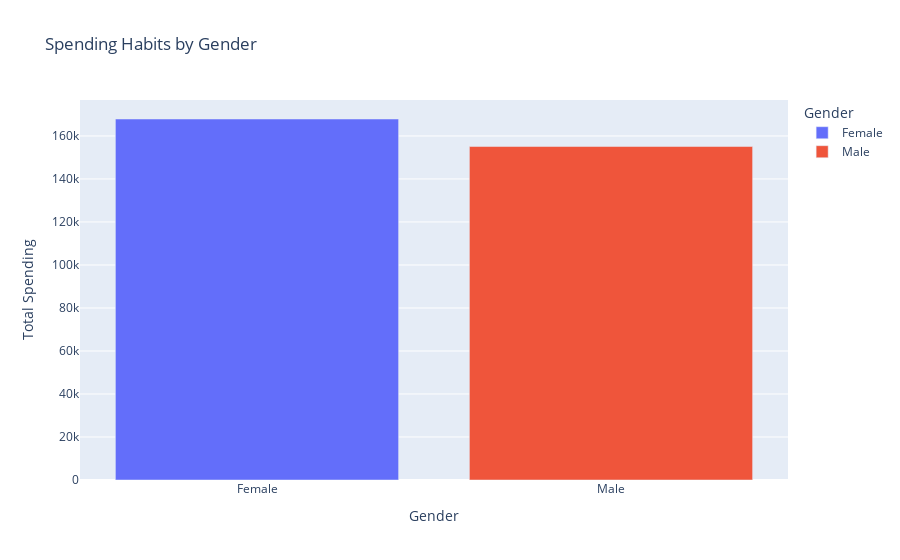

The notebook cell this image was saved under:
### Code cell
nlp_query = "Is there a difference in spending habits between male and female customers?"
part_A, part_B = split()
Cout = function3()

### Figure 1 — Plotly figure (JSON) as saved in the notebook; plotly's stock layout.template omitted (floating-point values rounded to 4 significant figures)
{"data": [{"alignmentgroup": "True", "hovertemplate": "Gender=%{x}<br>Total_Spending=%{y}<extra></extra>", "legendgroup": "Female", "marker": {"color": "#636efa", "pattern": {"shape": ""}}, "name": "Female", "offsetgroup": "Female", "orientation": "v", "showlegend": true, "textposition": "auto", "type": "bar", "x": ["Female"], "xaxis": "x", "y": [167900.0], "yaxis": "y"}, {"alignmentgroup": "True", "hovertemplate": "Gender=%{x}<br>Total_Spending=%{y}<extra></extra>", "legendgroup": "Male", "marker": {"color": "#EF553B", "pattern": {"shape": ""}}, "name": "Male", "offsetgroup": "Male", "orientation": "v", "showlegend": true, "textposition": "auto", "type": "bar", "x": ["Male"], "xaxis": "x", "y": [155100.0], "yaxis": "y"}], "layout": {"barmode": "relative", "legend": {"title": {"text": "Gender"}, "tracegroupgap": 0}, "title": {"text": "Spending Habits by Gender"}, "xaxis": {"anchor": "y", "categoryarray": ["Female", "Male"], "categoryorder": "array", "domain": [0, 1], "title": {"text": "Gender"}}, "yaxis": {"anchor": "x", "domain": [0, 1], "title": {"text": "Total Spending"}}}}
